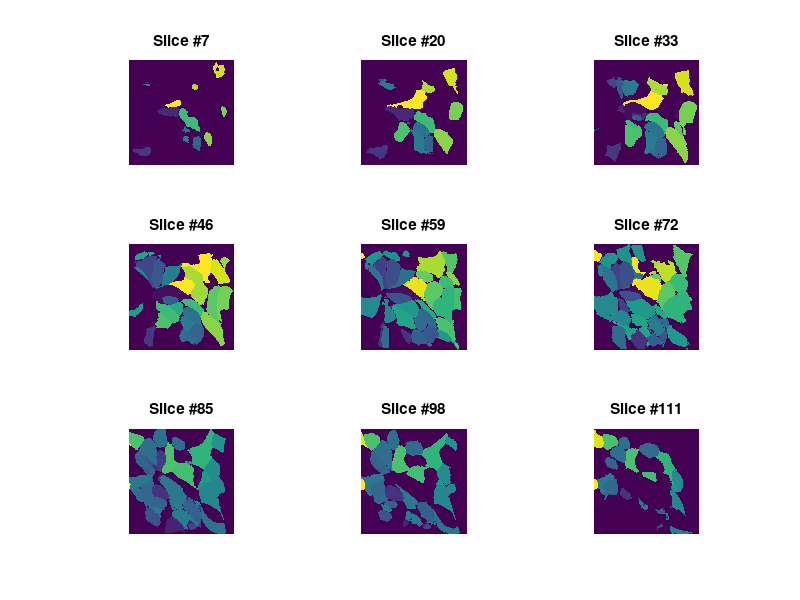

This figure's MATLAB source: (Note: this script raises an error after producing the figure.)
clc
close all;
clear all;

%% Load cell labels
load('./segmentation_data/label_cells.mat');
[dimx,dimy,dimz] = size(mask_cells);

%% Display cell labels
delta_display_slice = floor(dimz/9);
subplotNb = 1;
for num_slice=round(delta_display_slice/2):delta_display_slice:dimz-round(delta_display_slice/2)
    figure(1);
    subplot(3,3,subplotNb)
    imagesc(squeeze(mask_cells(:,:, num_slice))'); axis off; axis image;
    title(strcat('Slice #',int2str(num_slice)));
    subplotNb = subplotNb+1;
end
pause(0.1);

%% Compute the label Id of each cell
label_Id = unique(mask_cells(:));

%% Remove the background label
label_Id(label_Id==0) = [];

%% Get the number of cell
nb_cells = numel(label_Id);

%% Compute the eigen vector and gravity center of each cell
for i = 1:nb_cells
    
    fprintf('Computing eigenvector and gravity center of cell %d/%d\n',i,nb_cells);
    
    %% Get the mask of the current working ROI
    idx = find(mask_cells==label_Id(i));
    
    num_roi_cur = num_roi_cur+1;
    
    %% Get the mask of the current cell
    idx = find(mask_cells==label_Id(i));    
    current_mask_cell = false(dimx,dimy,dimz);
    current_mask_cell(idx) = true;
    
    %% Compute gravity center coordinate (in voxels)
    gravity_center_x = 0; gravity_center_y = 0; gravity_center_z = 0; count = 0;
    for z=1:dimz
        if (max(max(current_mask_cell(:,:,z)))>0)
            for y=1:dimy
                if (max(max(current_mask_cell(:,y,z)))>0)
                    for x=1:dimx
                        if (current_mask_cell(x,y,z)>0)
                            gravity_center_x = gravity_center_x + x;
                            gravity_center_y = gravity_center_y + y;
                            gravity_center_z = gravity_center_z + z;
                            count = count + 1;
                        end
                    end
                end
            end
        end
    end
    gravity_center(:,i) = [gravity_center_x/count, gravity_center_y/count, gravity_center_z/count];
    
    %% Compute eigen vectors of the current cell
    var_for_pca = [];
    for z=1:dimz
        for y=1:dimy
            for x=1:dimx
                if (current_mask_cell(x,y,z)>0)
                    var_for_pca(:,end+1) = [ x, y, z ];
                end
            end
        end
    end
    [coeff,score,latent] = pca(var_for_pca');    
    
    %% Store the eigen vector of the current cell
    cell_eigen_vec(:,:,i) = coeff;
    
    clear var_for_pca;
    clear current_mask_cell;
    
end

%% Compute cumulated ray map
ray_cumul_map = zeros(dimx,dimy,dimz);
ray_radius = round(0.1*dimx); 
ray_length = 0.2;
ray_precision = 100; %% Number of observed location for each ray

%% Loop over each ray
for num_ray = 1:nb_cells
    
    fprintf('Cumulating ray %d/%d\n',num_ray,nb_cells);
    
    %% Initialize the current ray map
    ray_map = zeros(dimx,dimy,dimz);
    
    %% Compute ray tips
    radius_size = ray_length*[dimx,dimy,dimz]'.*squeeze(cell_eigen_vec(:,1,num_ray));
    P1 = gravity_center(:,num_ray)-radius_size;
    P2 = gravity_center(:,num_ray)+radius_size;
    
    %% Compute ray path (observed locations)
    for i=1:ray_precision
        ray_path_X(i) = P1(1)+(P2(1)-P1(1))*i/ray_precision;
        ray_path_Y(i) = P1(2)+(P2(2)-P1(2))*i/ray_precision;
        ray_path_Z(i) = P1(3)+(P2(3)-P1(3))*i/ray_precision;
    end
    ray_path_X = round(ray_path_X);
    ray_path_Y = round(ray_path_Y);
    ray_path_Z = round(ray_path_Z);
    
    %% Define a brush to draw the ray path
    [X,Y,Z] = meshgrid(1:2*ray_radius,1:2*ray_radius,1:2*round(ray_radius));
    my_brush = (ray_radius-sqrt((X-ray_radius).^2+(Y-ray_radius).^2+(Z-ray_radius).^2))/ray_radius;
    my_brush(find(my_brush<=0)) = 0;
    
    %% Draw the ray path using the brush
    for i=1:numel(ray_path_X)
        min_x = ray_path_X(i)-ray_radius;
        max_x = ray_path_X(i)+ray_radius-1;
        min_y = ray_path_Y(i)-ray_radius;
        max_y = ray_path_Y(i)+ray_radius-1;
        min_z = ray_path_Z(i)-round(ray_radius)+1;
        max_z = ray_path_Z(i)+round(ray_radius);
        delta_minX = 0;
        if (min_x<1)
            delta_minX = 1-min_x; min_x = 1;
        end
        delta_minY = 0;
        if (min_y<1)
            delta_minY = 1-min_y; min_y = 1;
        end
        delta_minZ = 0;
        if (min_z<1)
            delta_minZ = 1-min_z; min_z = 1;
        end
        delta_maxX = 0;
        if (max_x>dimx)
            delta_maxX = max_x-dimx; max_x = dimx;
        end
        delta_maxY = 0;
        if (max_y>dimy)
            delta_maxY = max_y-dimy; max_y = dimy;
        end
        delta_maxZ = 0;
        if (max_z>dimz)
            delta_maxZ = max_z-dimz; max_z = dimz;
        end
        
        aux = ray_map(min_x:max_x,min_y:max_y,min_z:max_z);
        my_brush_crop = my_brush(delta_minX+1:end-delta_maxX,delta_minY+1:end-delta_maxY,delta_minZ+1:end-delta_maxZ);
        index = find(aux<=my_brush_crop);
        aux(index) = my_brush_crop(index);
        ray_map(min_x:max_x,min_y:max_y,min_z:max_z) = aux;
    end
    
    %% Cumul current ray map
    ray_cumul_map = ray_cumul_map + ray_map;
    
end

%% Save RST map
subplotNb = 1;
for num_slice=round(delta_display_slice):delta_display_slice:dimz
    figure(2);
    subplot(3,3,subplotNb)
    imagesc(squeeze(ray_cumul_map(:,:,num_slice))',[0,max(ray_cumul_map(:))]); axis off; axis image;
    mask_slice = mask_cells(:,:,num_slice);
    region_id_cells = unique(mask_cells(:));
    for i = 1:nb_cells
        
        working_mask = false(size(mask_slice));
        idx = find(mask_slice==label_Id(i));
        if (numel(idx)>0)
            working_mask(idx) = true;
            hold on
            visboundaries(working_mask','LineStyle',':','LineWidth',0.2,'Color','k');
        end
    end
    working_mask = false(size(mask_slice));
    working_mask(2:end-1,2:end-1) = true;
    visboundaries(working_mask','LineStyle','-','LineWidth',1,'Color','k');
    subplotNb = subplotNb+1;
    pause(0.1);
end
